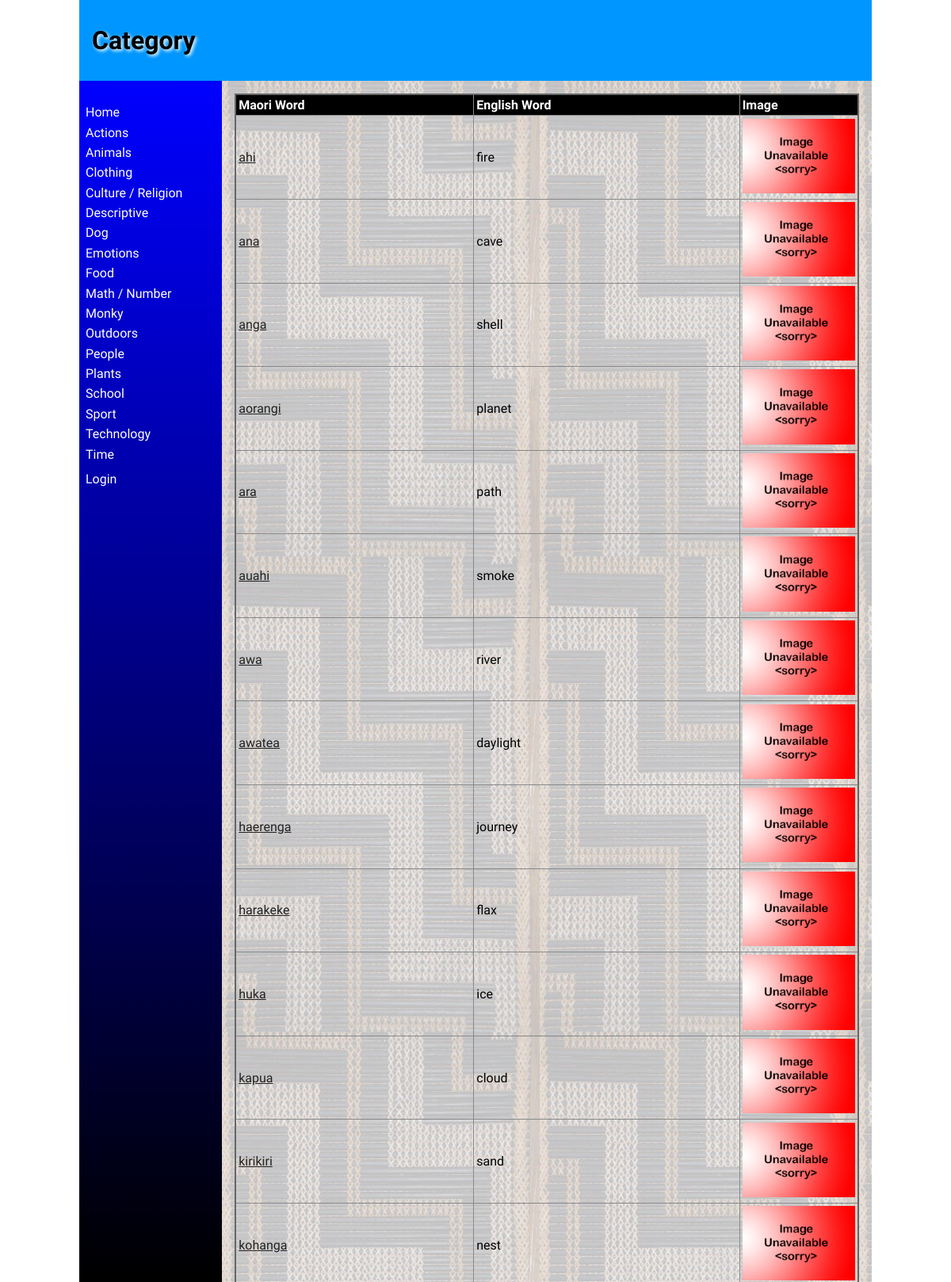
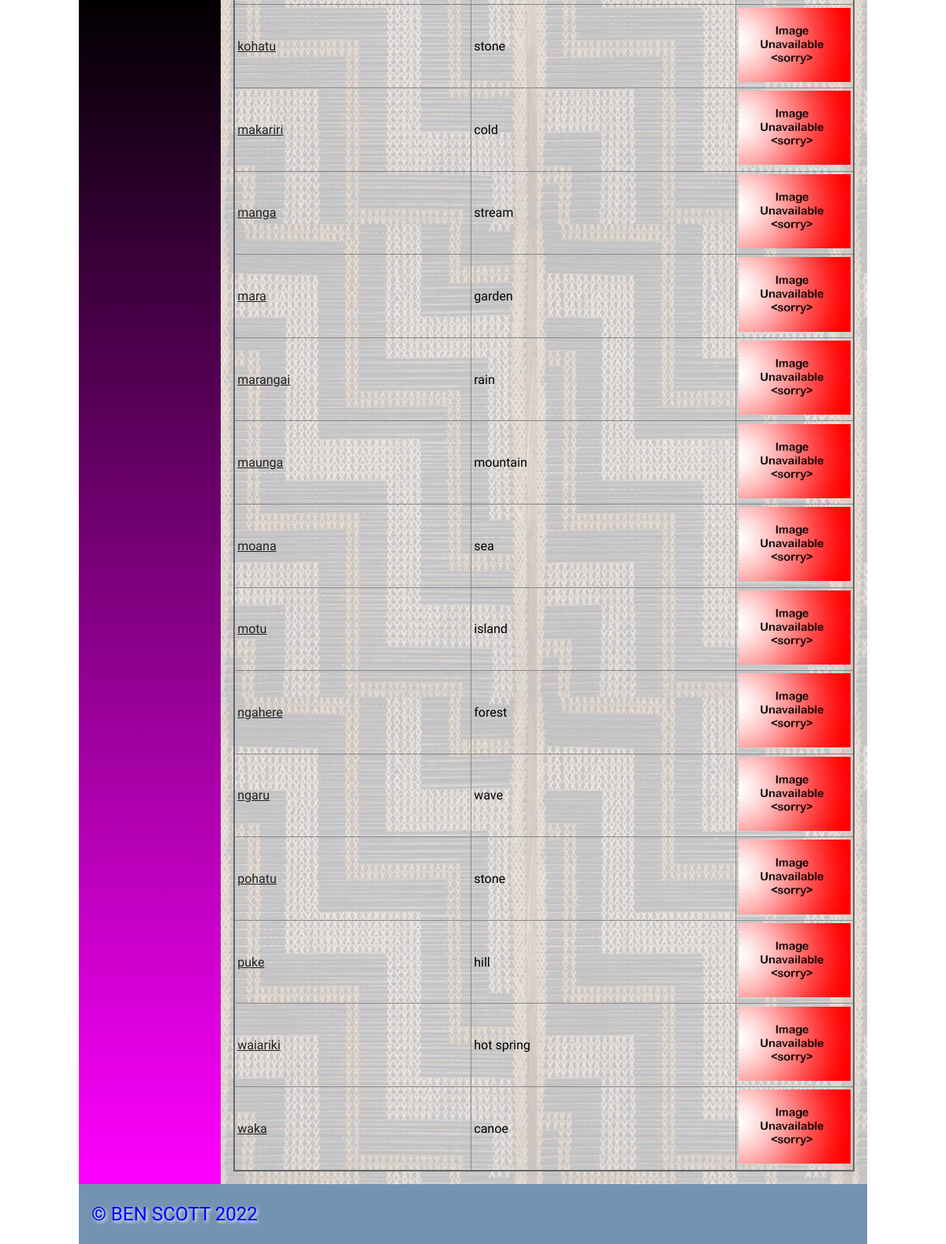
/category/8, run on an earlier commit of the app's database (2 pictures, top to bottom).
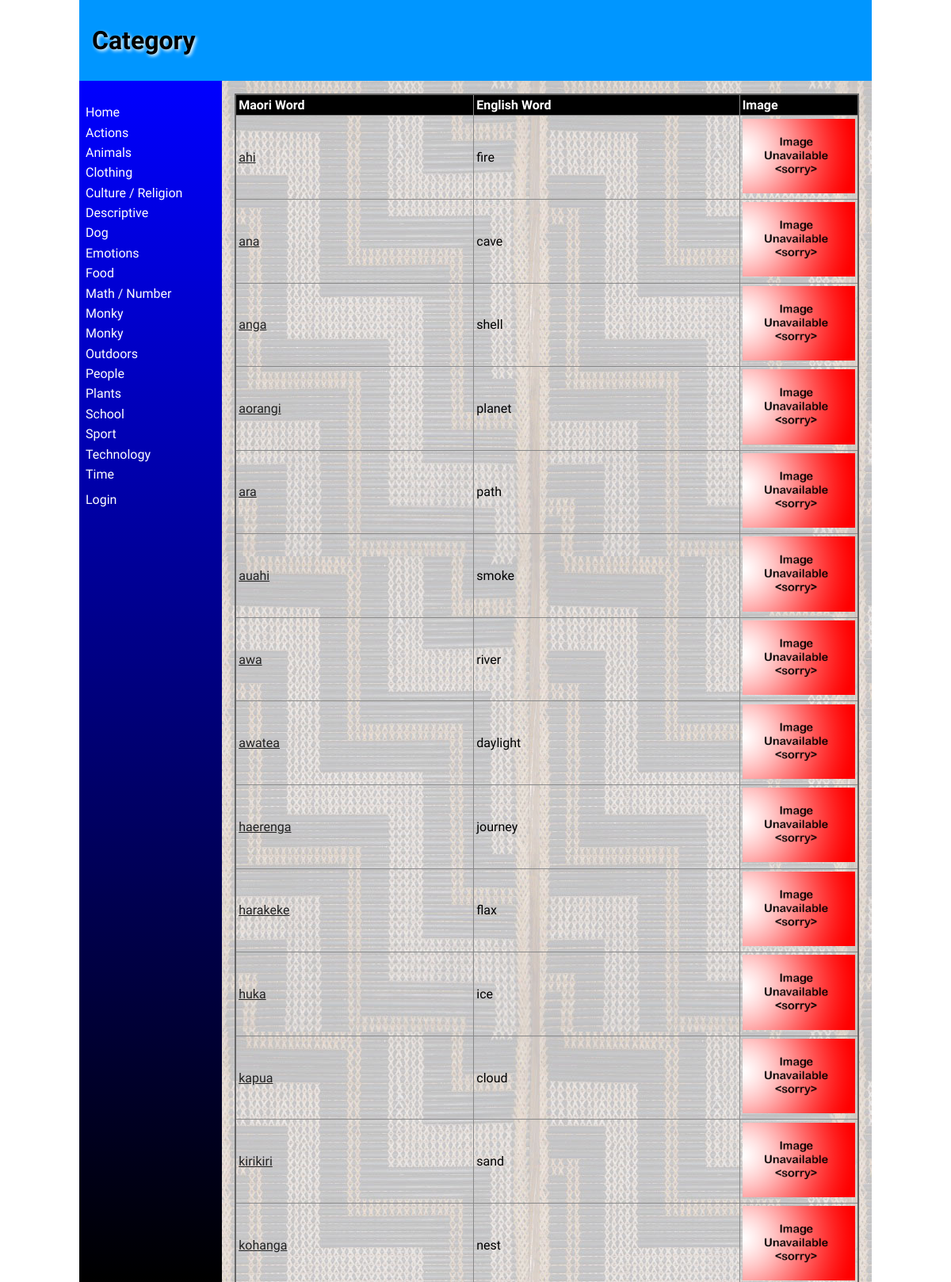
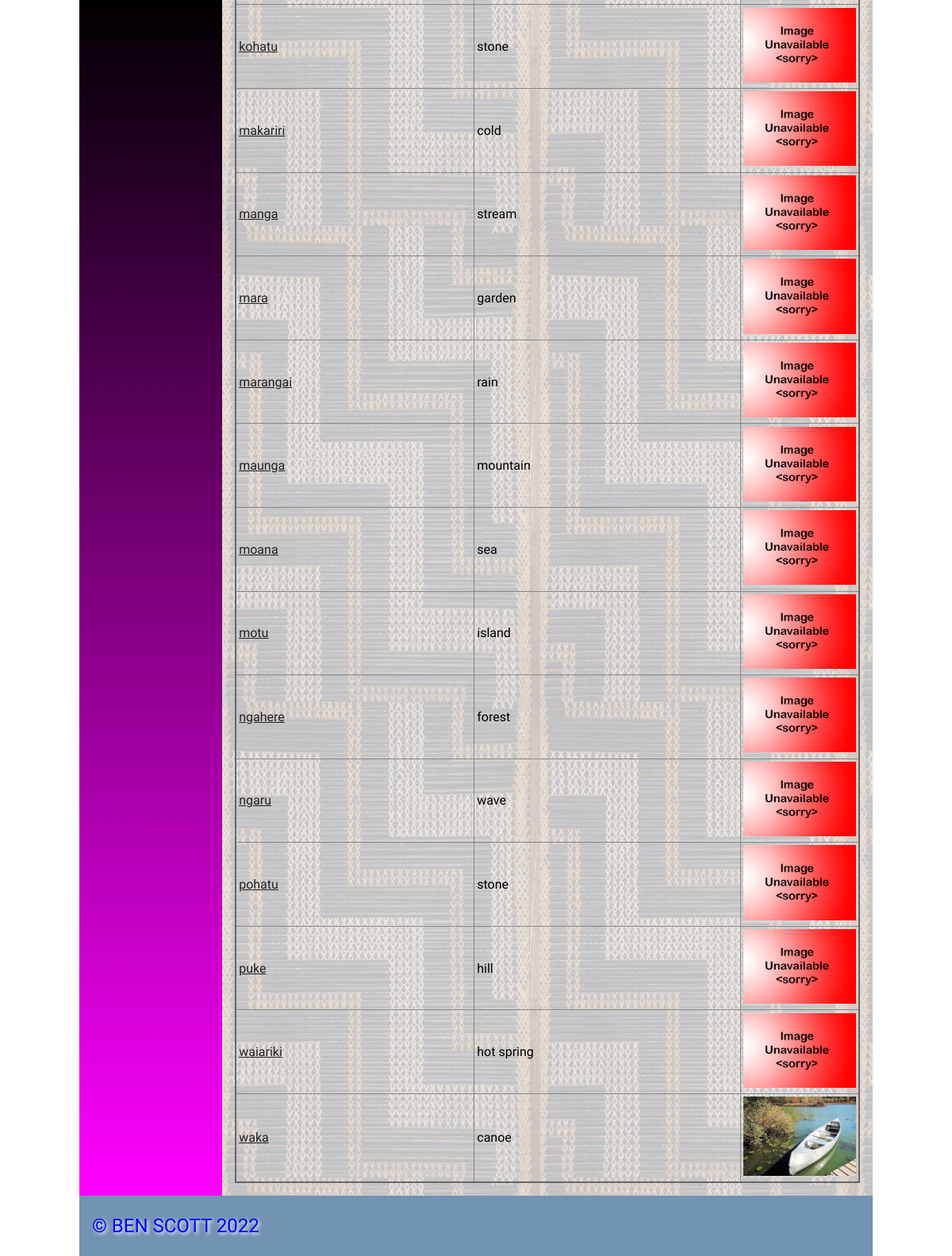
And on a later commit of the database (2 pictures, top to bottom).
### tables this page shows
CREATE TABLE categories
(
	id integer
		constraint categories_pk
			primary key autoincrement,
	category varchar(30)
);

CREATE TABLE "words"
(
    id           integer
        constraint words_pk
            primary key autoincrement
        constraint words_user_user_fk
            references user (user),
    maori_word   varchar(30),
    english_word varchar(30),
    catID        varchar(30)
        constraint words_categories_id_fk
            references categories,
    description  varchar(200),
    level        integer,
    userid       varchar(30),
    timestamp    datetime
, image varchar(30));

### app.py (the view, shortened to what this page needs)
@app.route('/category/<catID>',methods=['POST', 'GET'])
def web_categories_page(catID):
    query = "SELECT maori_word, english_word, catID, userid, id, description, image FROM words WHERE catID IS ? ORDER BY maori_word ASC"
    con = create_connection(DATABASE)
    cur = con.cursor()
    cur.execute(query,(catID,))
    word_list = cur.fetchall()
    con.close()
    print(catID)
    print(word_list)
    return render_template('category.html', categories=get_category_list(), logged_in=is_logged_in(), words=word_list, category=catID, teacher=is_teacher())

### app.py (called while the page is built)
def create_connection(db_file):
    try:
        connection = sqlite3.connect(db_file)
        return connection
    except Error as e:
        print(e)
    return None

def get_category_list():
    con = create_connection(DATABASE)
    query = "SELECT category, id FROM categories ORDER BY category ASC "
    cur = con.cursor()
    cur.execute(query)
    category_list = cur.fetchall()
    con.close()
    return category_list

def is_teacher():
    if session.get("role") == '1':
        print("Is a teacher")
        return True
    return False

def is_logged_in():
    if session.get("email") is None:
        print("Not logged in")
        return False
    else:
        print("Logged in")
        return True

### templates/category.html (shortened to what this page needs)
{%  extends 'base.html' %}
{% block heading %}Category{% endblock %}
{% block main %}
<table class="words-table">
        <thead>
            <tr>
                <th>Maori Word</th>
                <th>English Word</th>
                <th>Image</th>
            </tr>
        </thead>
        <tbody>
        {% for word in words %}
            <div class = words-box>
            <tr>
                <td><a href="/word/{{ word[4] }}">{{ word[0] }}</a></td>
                <td>{{ word[1] }}</td>
                <td width="150"><img src="/static/images/{{ word[6] }}.jpg" alt=""></td>
            </tr>
            </div>
        {% endfor %}
    </tbody>
</table>
{% endblock %}

### templates/base.html (shortened to what this page needs)
<!doctype html>
<html lang="en">
<head>
	<link href="{{ url_for('static', filename='css/style.css') }}" rel="stylesheet">
</head>
<body>
	<div id="container">
		<header>
			<h1>{% block heading %}MAORI DICTIONARY!{% endblock %}</h1>
		</header>
		<nav>
			<ul>
                <li><a href="/">Home</a></li>
				<div class="category">
				{% for category in categories %}
					<div class ="category-box">
						<li><a href="/category/{{ category[1] }}">{{ category[0] }}</a></li>
					</div>
                {% endfor %}
				</div>
				<li> </li>
				{% if logged_in %}
				<li><a href="/logout">Log out</a></li>
				{% else %}
				<li><a href="/login">Login</a></li>
				{% endif %}
			</ul>
		</nav>
		<main>
		{% block main %}{% endblock %}
        </main>
		<footer>
			<p>
				&copy; BEN SCOTT 2022
			</p>
		</footer>
	</div>
</body>
</html>

What changed in the data, as far as the page shows it:
added categories: category "Monky"
changed words "waka": image: picture added in place of a placeholder
